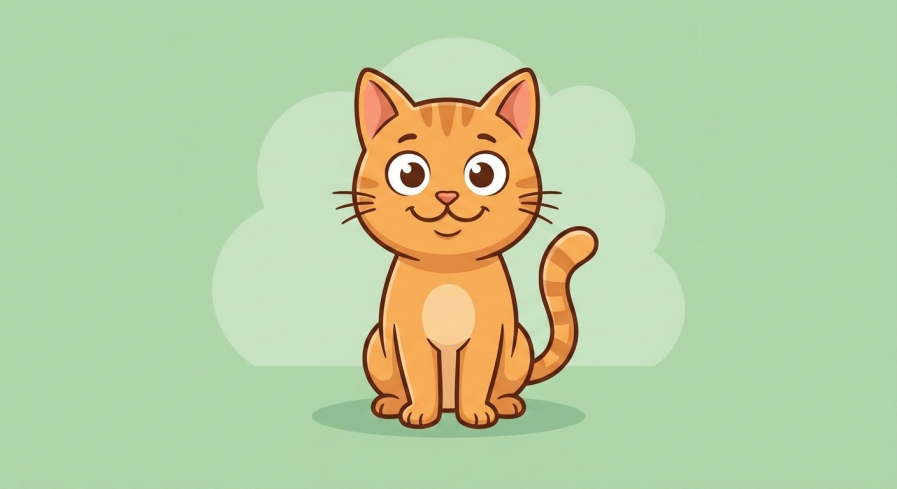
#> input picture April/Project/PythonProject/p4.png, 897 x 489 px
$ python main.py
#> lines starting #> are read from the running program, lines starting #| are printed output that depends on the picture
import numpy as np
from scipy.optimize import root_scalar
import matplotlib.pyplot as plt
import matplotlib.tri as tri
from matplotlib.collections import PolyCollection
from PIL import Image

# ===================== 全局设置 =====================
plt.rcParams['figure.figsize'] = (10, 10)
plt.rcParams['axes.unicode_minus'] = False

# ===================== 物理参数（与Mathematica完全一致） =====================
h = 180
r = 30
alpha_deg = 25
h_prime = 20
alpha_rad = np.radians(alpha_deg)
d = h / np.tan(alpha_rad)


# ===================== 方程求解 =====================
def equation(c, B):
    l_curr = B * c
    numD = l_curr * (h - h_prime) * np.sin(alpha_rad) + l_curr * (d - r) * np.cos(
        alpha_rad) + 2 * d * h_prime - 2 * r * h
    denD = 2 * h + l_curr * np.cos(alpha_rad)
    Dc = numD / denD
    left = r ** 2 * (-B * c / 2 * np.sin(alpha_rad) + d) ** 2
    right = (c ** 2 / 4) * ((d - Dc) ** 2 - r ** 2)
    return left - right


# ===================== 坐标变换 =====================
def anamorphosis_transform(s, t, D):
    yp = (t / np.sin(alpha_rad)) / (1 - (t / h) * np.cos(alpha_rad))
    xp = s * np.sqrt((h ** 2 + (d + yp) ** 2) / (h ** 2 + d ** 2 + t ** 2))
    z = np.sign(xp)

    sqrt_term = r ** 2 * xp ** 2 + r ** 2 * (yp + d) ** 2 - (d - D) ** 2 * xp ** 2
    sqrt_term = np.clip(sqrt_term, 0, None)

    num_cos = (d - D) * xp ** 2 + (yp + d) * np.sqrt(sqrt_term)
    den_cos = r * (xp ** 2 + (yp + d) ** 2 + 1e-8)
    cos_z = num_cos / den_cos
    cos_z = np.clip(cos_z, -1, 1)
    zeta = z * np.arccos(cos_z)

    s2 = np.sin(2 * zeta)
    c2 = np.cos(2 * zeta)

    x2 = 2 * r * np.sin(zeta) + xp * c2 + (yp + D) * s2
    y2 = -(2 * r * np.cos(zeta) - xp * s2 + (yp + D) * c2)
    return x2, y2


# ===================== 核心修复：纹理渲染 =====================
def render_texture(image_path, grid=400):
    # 1. 加载图片并获取真实宽高比
#> called with image_path = 'p4.png', grid = 500
    with Image.open(image_path).convert('RGB') as img:
#> img is the input picture: PIL image 897x489 RGB; mean R, G, B 183.8, 206, 161.1
        img_width, img_height = img.size
#> img_width = 897; img_height = 489
        print(f"原始图片尺寸: {img_width}x{img_height}")
#| 原始图片尺寸: 897x489
        B = img_height / img_width
#> B = 0.545
        print(f"高宽比 B = {B:.4f}")
#| 高宽比 B = 0.5452

        # 按原图比例resize，不再强行拉伸成正方形
        if img_height > img_width:
            new_height = grid
            new_width = int(grid / B)
        else:
            new_width = grid
            new_height = int(grid * B)
#> new_height = 272

        img = img.resize((new_width, new_height), Image.Resampling.LANCZOS)
#> img: PIL image 500x272 RGB
        img = img.transpose(Image.FLIP_TOP_BOTTOM)
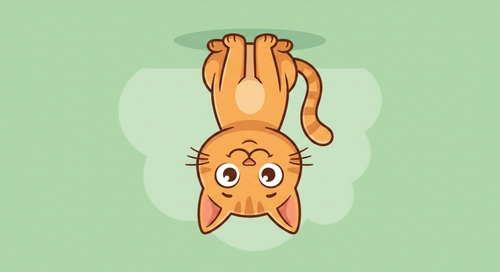
#> img: PIL image 500x272 RGB; mean R, G, B 183.8, 206, 161.1
        img_array = np.array(img) / 255.0
        print(f"调整后图片尺寸: {new_width}x{new_height}")
#| 调整后图片尺寸: 500x272

    # 2. 求解参数
    sol = root_scalar(lambda c: equation(c, B), bracket=(1, h), method='brentq')
    c = sol.root
#> c = 67.47
    w = c - 1
#> w = 66.47
    l = w * B
#> l = 36.23

    numD = l * (h - h_prime) * np.sin(alpha_rad) + l * (d - r) * np.cos(alpha_rad) + 2 * d * h_prime - 2 * r * h
#> numD = 18781.5
    denD = 2 * h + l * np.cos(alpha_rad)
#> denD = 392.8
    D = numD / denD
#> D = 47.81

    print(f"求解参数: w={w:.2f}cm, l={l:.2f}cm, D={D:.2f}cm")
#| 求解参数: w=66.47cm, l=36.23cm, D=47.81cm

    # 3. 生成与图片比例匹配的网格
    s = np.linspace(-w / 2, w / 2, new_width)
#> s = 500 values from -33.23 to 33.23
    t = np.linspace(-l / 2, l / 2, new_height)
#> t = 272 values from -18.12 to 18.12
    S, T = np.meshgrid(s, t)
    X, Y = anamorphosis_transform(S, T, D)
#> in anamorphosis_transform, `z = np.sign(xp)`:
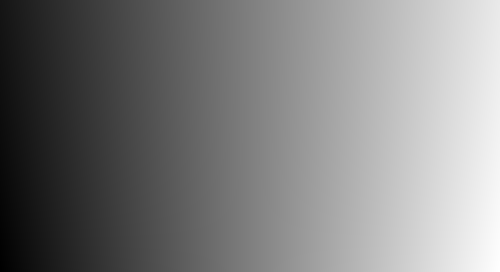
#> xp: shape (272, 500) float64; min -36.57, max 36.57, mean 0; drawn with min black and max white
#> in anamorphosis_transform, `num_cos = (d - D) * xp ** 2 + (yp + d) * np.sqrt(sqrt_term)`:
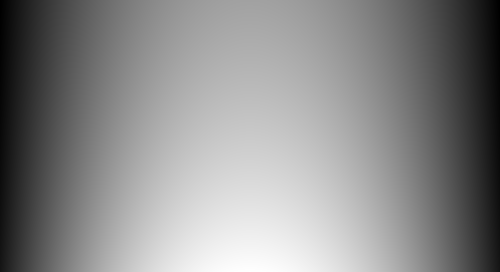
#> sqrt_term: shape (272, 500) float64; min 2946208.5, max 168881492.9, mean 93286731.7; drawn with min black and max white
#> in anamorphosis_transform, `zeta = z * np.arccos(cos_z)`:
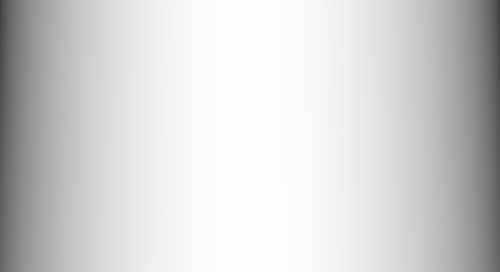
#> cos_z: shape (272, 500) float64; min 0.25, max 1, mean 0.831
#> in anamorphosis_transform, `x2 = 2 * r * np.sin(zeta) + xp * c2 + (yp + D) * s2`:
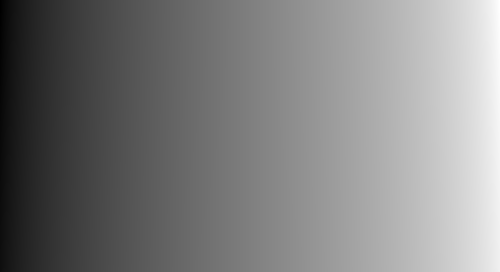
#> zeta: shape (272, 500) float64; min -1.32, max 1.32, mean -6.5e-17; drawn with min black and max white

    # 4. 三角剖分
    trig = tri.Triangulation(S.flatten(), T.flatten())
    xf, yf = X.flatten(), Y.flatten()
    tris = trig.triangles

    # 5. 为每个三角形获取正确的颜色（关键修复）
    # 三角形中心在(s,t)坐标系中的位置
    s_c = S.flatten()[tris].mean(axis=1)
    t_c = T.flatten()[tris].mean(axis=1)

    # 映射到图片像素索引（修复索引计算逻辑）
    col = ((s_c - (-w / 2)) / (w) * (new_width - 1)).astype(int)
    row = ((t_c - (-l / 2)) / (l) * (new_height - 1)).astype(int)

    # 限制索引范围
    col = np.clip(col, 0, new_width - 1)
    row = np.clip(row, 0, new_height - 1)

    # 打印索引范围，确认是否正常分布
    print(f"列索引范围: {col.min()} ~ {col.max()}")
#| 列索引范围: 0 ~ 498
    print(f"行索引范围: {row.min()} ~ {row.max()}")
#| 行索引范围: 0 ~ 270

    # 提取颜色
    colors = img_array[row, col]

    # 6. 绘图（直接使用每个三角形的RGB颜色，避免tripcolor默认colormap导致整图发紫）
    fig, ax = plt.subplots()
    ax.set_aspect('equal')

    triangles_xy = np.stack(
        [
            np.column_stack((xf[tris[:, 0]], yf[tris[:, 0]])),
            np.column_stack((xf[tris[:, 1]], yf[tris[:, 1]])),
            np.column_stack((xf[tris[:, 2]], yf[tris[:, 2]])),
        ],
        axis=1,
    )
    mesh = PolyCollection(triangles_xy, facecolors=colors, edgecolors='none')
    ax.add_collection(mesh)
    ax.autoscale_view()

    # 绘制圆柱轮廓
    theta = np.linspace(0, 2 * np.pi, 500)
    ax.plot(r * np.cos(theta), r * np.sin(theta), 'w', lw=2)

    ax.set_axis_off()
    plt.tight_layout()
    plt.show()
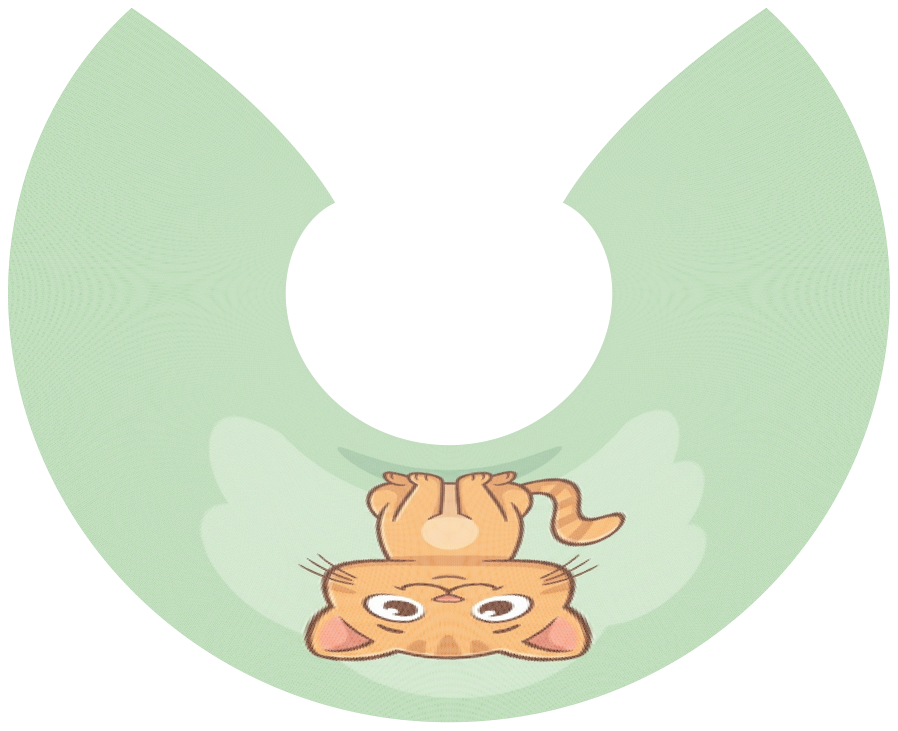
#> figure drawn by matplotlib, 1 panel


# ===================== 运行 =====================
if __name__ == '__main__':
    render_texture("p4.png", grid=500)

$ run again, with April/Project/PythonProject/p33.png copied over April/Project/PythonProject/p4.png
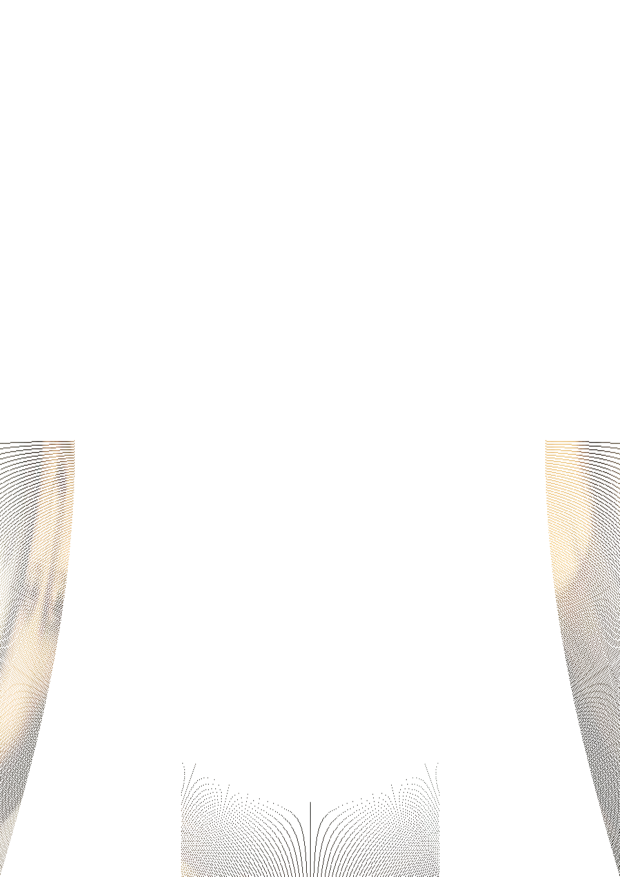
#> input picture April/Project/PythonProject/p33.png, 2480 x 3507 px (shown at 1/4 size)
#> in render_texture, img is the input picture: PIL image 2480x3507 RGB; mean R, G, B 251, 250.4, 249.5
#| 原始图片尺寸: 2480x3507
#| 高宽比 B = 1.4141
#| 调整后图片尺寸: 353x500
#| 求解参数: w=76.41cm, l=108.05cm, D=102.22cm
#> in anamorphosis_transform, `zeta = z * np.arccos(cos_z)`:
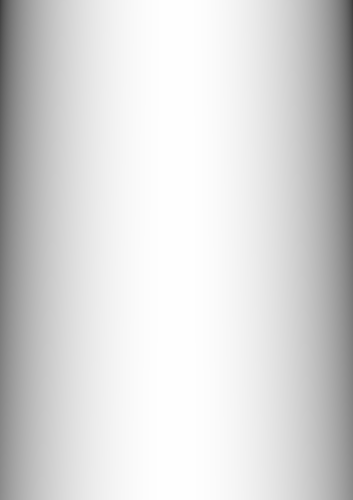
#> cos_z: shape (500, 353) float64; min 0.246, max 1, mean 0.851
#| 列索引范围: 0 ~ 351
#| 行索引范围: 0 ~ 498
#> in render_texture, `plt.show()`:
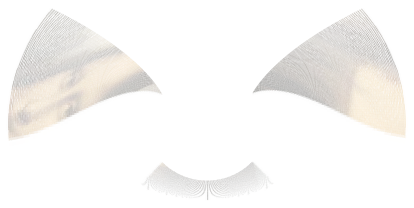
#> figure drawn by matplotlib, 1 panel
